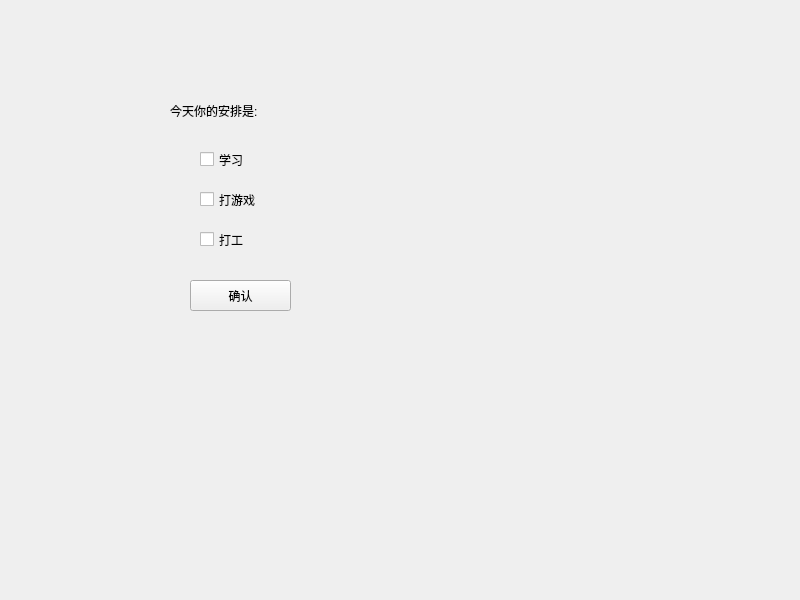
<?xml version="1.0" encoding="UTF-8"?>
<ui version="4.0">
 <class>Widget</class>
 <widget class="QWidget" name="Widget">
  <property name="geometry">
   <rect>
    <x>0</x>
    <y>0</y>
    <width>800</width>
    <height>600</height>
   </rect>
  </property>
  <property name="windowTitle">
   <string>Widget</string>
  </property>
  <widget class="QLabel" name="label">
   <property name="geometry">
    <rect>
     <x>170</x>
     <y>90</y>
     <width>261</width>
     <height>41</height>
    </rect>
   </property>
   <property name="text">
    <string>今天你的安排是: </string>
   </property>
  </widget>
  <widget class="QCheckBox" name="checkBox_study">
   <property name="geometry">
    <rect>
     <x>200</x>
     <y>150</y>
     <width>131</width>
     <height>19</height>
    </rect>
   </property>
   <property name="text">
    <string>学习</string>
   </property>
  </widget>
  <widget class="QCheckBox" name="checkBox_game">
   <property name="geometry">
    <rect>
     <x>200</x>
     <y>190</y>
     <width>91</width>
     <height>19</height>
    </rect>
   </property>
   <property name="text">
    <string>打游戏</string>
   </property>
  </widget>
  <widget class="QCheckBox" name="checkBox_work">
   <property name="geometry">
    <rect>
     <x>200</x>
     <y>230</y>
     <width>91</width>
     <height>19</height>
    </rect>
   </property>
   <property name="text">
    <string>打工</string>
   </property>
  </widget>
  <widget class="QPushButton" name="pushButton">
   <property name="geometry">
    <rect>
     <x>190</x>
     <y>280</y>
     <width>101</width>
     <height>31</height>
    </rect>
   </property>
   <property name="text">
    <string>确认</string>
   </property>
  </widget>
 </widget>
 <resources/>
 <connections/>
</ui>
